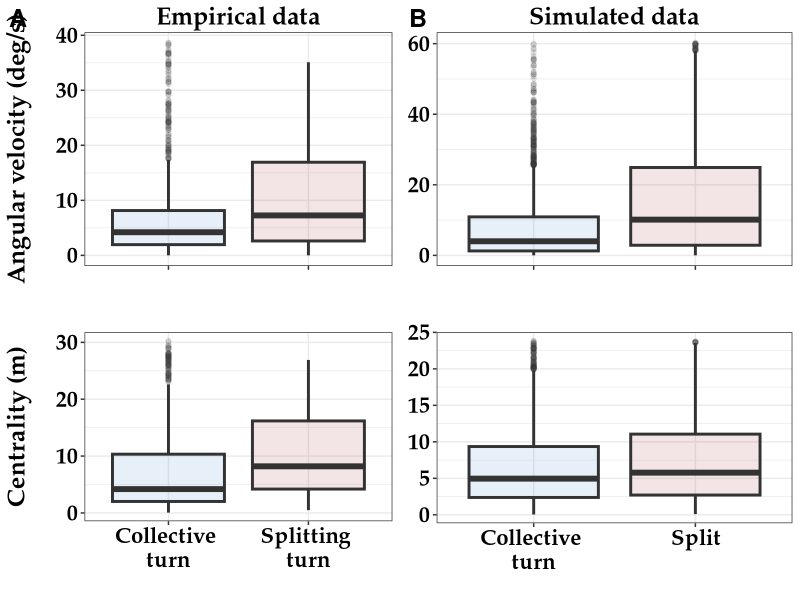

Reproduce this figure in R.
## Figure 3. Boxplots comparing angular velocity distributions of splits and collective turns in simulated and empirical data

###############################################################
## Boxplots
###############################################################

# #Uncomment to use font as in paper
# extrafont::font_import()
# extrafont::loadfonts(device = "win")

emp_data <- read.csv("../Data/empirical/ind_turns_outcome.csv" )
sim_data <- read.csv('../Data/simulated/escape_outcomes.csv')

###############################################################
## Empirical data

angv <- subset(emp_data, 
               ang_vel < quantile(emp_data$ang_vel, 0.9) # exclude top 5% for better visual
)

angvel <- ggplot2::ggplot(angv,
                          ggplot2::aes(x = factor(init,
                                                  levels = c('turn','split'),
                                                  ordered = TRUE), 
                                       y = pracma::rad2deg(ang_vel),
                                       fill = init))+ 
  ggplot2::geom_boxplot(size = 1, 
                        alpha = 0.1,
                        width = 0.8) +
  ggplot2::theme_bw() +
  ggplot2::scale_fill_manual(breaks = c('split', 'turn'),
                             labels = c('Split', 'Collective turn'),
                             values = c('darkred', 'dodgerblue3')) +
  ggplot2::labs(x = '',
                y = 'Angular velocity (deg/s)\n', 
                title = 'Empirical data') +
  ggplot2::theme(legend.position = 'none',
                 text = ggplot2::element_text(family = 'Palatino Linotype'),
                 axis.text = ggplot2::element_text(size = 16, face = "bold", color = 'black'),
                 axis.title.y = ggplot2::element_text(size = 18, face = "bold"),
                 axis.title.x = ggplot2::element_blank(),
                 plot.title = ggplot2::element_text(size = 18, hjust = 0.5, face = "bold")) +
  ggplot2::scale_x_discrete(labels = c("split" = "", 
                                       "turn" = "")) 

#angvel

dcent <- subset(emp_data, 
                dist2cent < quantile(emp_data$dist2cent, 0.9)
)

centr <- ggplot2::ggplot(dcent, 
                         ggplot2::aes(x = factor(init,
                                                 levels = c('turn','split'),
                                                 ordered = TRUE),
                                      y = dist2cent,
                                      fill = init)) + 
  ggplot2::geom_boxplot(size = 1,
                        alpha = 0.1,
                        width = 0.8) +
  ggplot2::theme_bw() +
  #ggsignif::geom_signif(comparisons = list(c("split", "turn")), map_signif_level=TRUE) +
  ggplot2::scale_fill_manual(breaks = c('turn', 'split'),
                             labels = c('Collective turn', 'Split'),
                             values = c('dodgerblue3', 'darkred')) +
  ggplot2::labs(x = '', 
                y = 'Centrality (m)\n', 
                title = '') +
  ggplot2::theme(legend.position = 'none',
                 text = ggplot2::element_text(family = 'Palatino Linotype'),
                 axis.text = ggplot2::element_text(size = 16, face = "bold", color = 'black'),
                 axis.title = ggplot2::element_text(size = 18, face = "bold"),
                 plot.title = ggplot2::element_text(size = 18, hjust = 0.5, face = "bold")) +
  ggplot2::scale_x_discrete(labels = c("turn" = "Collective \nturn", 
                                       "split" = "Splitting \nturn")) 


###############################################################
## Simulated data


centr_sim <- subset(sim_data, 
                    centr < quantile(sim_data$centr, 0.9))

sim_centr <- ggplot2::ggplot(centr_sim, 
                ggplot2::aes(x = factor(outcome,
                                        levels = c('turn','split'),
                                        ordered = TRUE),
                             
                             y = centr, fill = outcome )) +
  ggplot2::geom_boxplot(size = 1, alpha = 0.1, width = 0.8) +
  ggplot2::labs(x = '', y = 'Centrality', title = '', fill = NA) +
  ggplot2::scale_x_discrete(labels= c("split" = "Split", "turn" = "Collective \nturn"))+
  ggplot2::scale_fill_manual(breaks = c('turn', 'split'),
                             labels = c('Collective turn', 'Split'),
                             values = c('dodgerblue3', 'darkred')) +
  
  ggplot2::theme_bw()+
  ggplot2::theme(legend.title = ggplot2::element_blank(),
                 text = ggplot2::element_text(family = 'Palatino Linotype'),
                 legend.position = 'none',
                 axis.text = ggplot2::element_text(size = 16, face = "bold", color = 'black'),
                 axis.title.x = ggplot2::element_text(size = 16, face = "bold"),
                 axis.title.y = ggplot2::element_blank(),
                 plot.title = ggplot2::element_text(hjust = 0.5, size = 18, face = "bold"))


ang_sim <- subset(sim_data, abs(ang_vel) < quantile(abs(sim_data$ang_vel), 0.9))# quantile(centr, 0.9)

sim_angvel <- ggplot2::ggplot(ang_sim, ggplot2::aes(x = factor(outcome,
                                                             levels = c('turn','split'),
                                                             ordered = TRUE),
                                                  y = abs(ang_vel), 
                                                  fill = outcome )) +
  
  ggplot2::geom_boxplot(size = 1, alpha = 0.1, width = 0.8) +
  ggplot2::labs(x = '', y = 'Angular velocity\nof initiator (deg/s)', title = 'Simulated data', 
                fill = NA) +
  ggplot2::scale_x_discrete(labels= c("split" = "", "turn" = ""))+
  ggplot2::scale_fill_manual(breaks = c('turn', 'split'),
                             labels = c('Collective turn', 'Split'),
                             values = c('dodgerblue3', 'darkred')) +
  
  ggplot2::theme_bw()+
  ggplot2::theme(legend.title = ggplot2::element_blank(),
                 text = ggplot2::element_text(family = 'Palatino Linotype'),
                 legend.position = 'none',
                 axis.text = ggplot2::element_text(size = 16, face = "bold", color = 'black'),
                 axis.title = ggplot2::element_blank(),
                 plot.title = ggplot2::element_text(hjust = 0.5, size = 18, face = "bold"))


all_boxes <- cowplot::plot_grid(angvel,  sim_angvel, centr, sim_centr,
                               nrow = 2,
                               ncol = 2, 
                               labels = c("A", "B"), 
                               label_size = 18)
all_boxes
